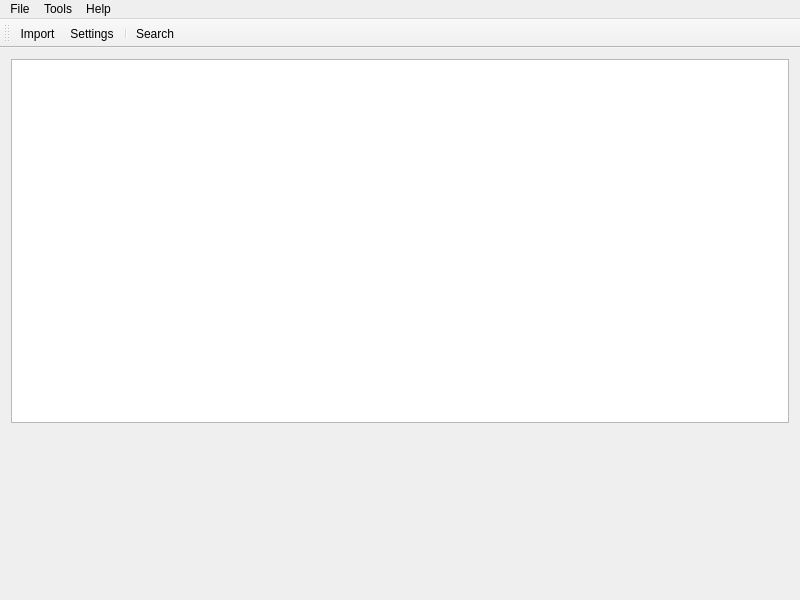
<?xml version="1.0" encoding="UTF-8"?>
<ui version="4.0">
 <class>MainWindow</class>
 <widget class="QMainWindow" name="MainWindow">
  <property name="geometry">
   <rect>
    <x>0</x>
    <y>0</y>
    <width>800</width>
    <height>600</height>
   </rect>
  </property>
  <property name="minimumSize">
   <size>
    <width>800</width>
    <height>600</height>
   </size>
  </property>
  <property name="windowTitle">
   <string>BPManager</string>
  </property>
  <widget class="QWidget" name="centralWidget">
   <layout class="QGridLayout" name="gridLayout">
    <item row="1" column="0">
     <widget class="LibraryView" name="libraryView">
      <property name="alternatingRowColors">
       <bool>true</bool>
      </property>
      <property name="selectionBehavior">
       <enum>QAbstractItemView::SelectRows</enum>
      </property>
      <property name="showGrid">
       <bool>false</bool>
      </property>
      <property name="cornerButtonEnabled">
       <bool>false</bool>
      </property>
      <attribute name="horizontalHeaderHighlightSections">
       <bool>false</bool>
      </attribute>
      <attribute name="verticalHeaderVisible">
       <bool>false</bool>
      </attribute>
     </widget>
    </item>
    <item row="2" column="0">
     <widget class="LibraryElementView" name="singleElementView" native="true">
      <property name="minimumSize">
       <size>
        <width>0</width>
        <height>160</height>
       </size>
      </property>
     </widget>
    </item>
   </layout>
  </widget>
  <widget class="QMenuBar" name="menuBar">
   <property name="geometry">
    <rect>
     <x>0</x>
     <y>0</y>
     <width>800</width>
     <height>21</height>
    </rect>
   </property>
   <widget class="QMenu" name="menuFile">
    <property name="title">
     <string>File</string>
    </property>
    <addaction name="actionImport"/>
    <addaction name="actionClose"/>
   </widget>
   <widget class="QMenu" name="menuHelp">
    <property name="title">
     <string>Help</string>
    </property>
    <addaction name="actionAbout"/>
   </widget>
   <widget class="QMenu" name="menuTools">
    <property name="title">
     <string>Tools</string>
    </property>
    <addaction name="actionSearch"/>
    <addaction name="actionSettings"/>
   </widget>
   <addaction name="menuFile"/>
   <addaction name="menuTools"/>
   <addaction name="menuHelp"/>
  </widget>
  <widget class="QToolBar" name="toolBar">
   <property name="windowTitle">
    <string>toolBar</string>
   </property>
   <attribute name="toolBarArea">
    <enum>TopToolBarArea</enum>
   </attribute>
   <attribute name="toolBarBreak">
    <bool>false</bool>
   </attribute>
   <addaction name="actionImport"/>
   <addaction name="actionSettings"/>
   <addaction name="separator"/>
   <addaction name="actionSearch"/>
  </widget>
  <action name="actionImport">
   <property name="text">
    <string>Import</string>
   </property>
   <property name="toolTip">
    <string>Import files into library</string>
   </property>
   <property name="shortcut">
    <string>Ctrl+I</string>
   </property>
  </action>
  <action name="actionAbout">
   <property name="text">
    <string>About</string>
   </property>
  </action>
  <action name="actionSettings">
   <property name="text">
    <string>Settings</string>
   </property>
  </action>
  <action name="actionClose">
   <property name="text">
    <string>Close</string>
   </property>
  </action>
  <action name="actionSearch">
   <property name="text">
    <string>Search</string>
   </property>
   <property name="toolTip">
    <string>Search on Beatport from files name's informations</string>
   </property>
   <property name="shortcut">
    <string>Ctrl+S</string>
   </property>
  </action>
 </widget>
 <layoutdefault spacing="6" margin="11"/>
 <customwidgets>
  <customwidget>
   <class>LibraryView</class>
   <extends>QTableView</extends>
   <header>libraryview.h</header>
  </customwidget>
  <customwidget>
   <class>LibraryElementView</class>
   <extends>QWidget</extends>
   <header>libraryelementview.h</header>
   <container>1</container>
  </customwidget>
 </customwidgets>
 <resources/>
 <connections/>
</ui>
